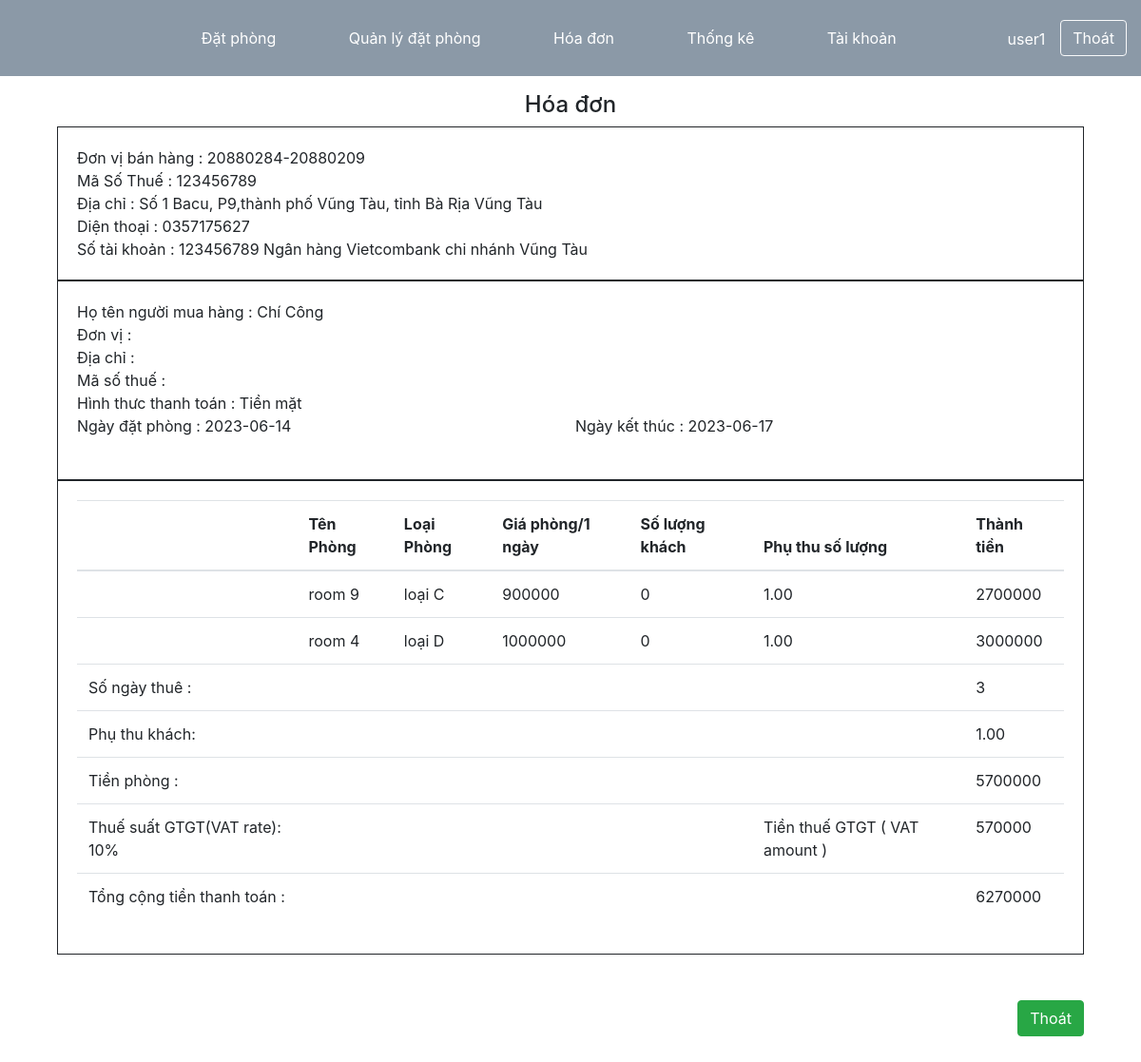
The page /nhanvien/index.php?action=chitiethoadon&id=hd-230619-191015 (signed in) on the database its author committed.
### tables this page shows
CREATE TABLE IF NOT EXISTS `hoadon` (
  `ID` varchar(50) NOT NULL,
  `datphongID` int NOT NULL,
  `loaithanhtoan` varchar(50) NOT NULL,
  `tongtienthanhtoan` decimal(10,0) NOT NULL,
  `tenkhachhang` varchar(50) NOT NULL,
  `tennguoithanhtoan` varchar(50) NOT NULL,
  `ngaydatphong` date NOT NULL,
  `ngayketthuc` date NOT NULL,
  `diachinguoithanhtoan` varchar(100) NOT NULL,
  `MST` varchar(50) NOT NULL,
  `stk` varchar(50) NOT NULL,
  `tongtiensauthue` decimal(10,0) NOT NULL,
  `VAT` double(10,2) NOT NULL,
  `VATthanhtoan` decimal(10,0) NOT NULL,
  `songaythue` int NOT NULL,
  `phuthuloaikhach` double(10,2) NOT NULL,
  `CMND` varchar(50) NOT NULL,
  PRIMARY KEY (`ID`)
);

CREATE TABLE IF NOT EXISTS `p_hd` (
  `ID` int NOT NULL AUTO_INCREMENT,
  `hoadonID` varchar(50) NOT NULL,
  `tenphong` varchar(50) NOT NULL,
  `loaiphong` varchar(50) NOT NULL,
  `giaphong` decimal(10,0) NOT NULL,
  `soluongkhach` int NOT NULL,
  `phuthusoluong` double(10,2) NOT NULL,
  `thanhtien` int NOT NULL,
  `songaythue` int NOT NULL,
  `phongID` int NOT NULL,
  PRIMARY KEY (`ID`)
);

### nhanvien/hoadon/XL_chitiethoadon.php (called while the page is built)
<?php
	$hd = new hoadonModel();
	$p_hd = new p_hdModel();
	if(isset($_GET['id']))
	{
		$hoadon = $hd->timkiemtheoID($_GET['id']);
		$dsphong = $p_hd->timkiemtheoID($_GET['id']);
	}
 ?>

### models/database.php (called while the page is built, shortened)
<?php
	class connect{
		public function get_data($sql)
		{
			$conn = mysqli_connect("localhost","root","","quanlykhachsan");
			$result = mysqli_query($conn,$sql);
			$arr = mysqli_fetch_all($result,MYSQLI_ASSOC);
			return $arr;
		}
	}
 ?>

### models/hoadonModel.php (called while the page is built, shortened)
<?php
	class hoadonModel extends connect
	{
		public function timkiemtheoID($id)
		{
			$sql = "select * from hoadon where ID = '$id';";
			$ds = $this->get_data($sql);
			foreach ($ds as $key => $value) {
				$this->loaithanhtoan = $value['loaithanhtoan'];
				$this->tongtienthanhtoan = $value['tongtienthanhtoan'];
				$this->tenkhachhang = $value['tenkhachhang'];
				$this->ngaydatphong = $value['ngaydatphong'];
				$this->ngayketthuc = $value["ngayketthuc"];
				$this->tongtiensauthue = $value['tongtiensauthue'];
				$this->VAT = $value['VAT'];
				$this->VATthanhtoan = $value['VATthanhtoan'];
				$this->songaythue = $value['songaythue'];
				$this->phuthuloaikhach = $value['phuthuloaikhach'];
			}
			return $this;
		}
	}
 ?>

### models/p_hdModel.php (called while the page is built, shortened)
<?php
	class p_hdModel extends connect
	{
		public function timkiemtheoID($id)
		{
			$sql = "select * from p_hd where hoadonID = '$id';";
			$ds = $this->get_data($sql);
			return $ds;
		}
	}
 ?>

### nhanvien/hoadon/load_chitiethoadon.php (the view)
<div class="text-center"><h4>Hóa đơn</h4></div>
<div style="width:90%;margin: 0 auto 200px auto;">
  <div style="border: solid 1px; padding:20px">
    <div>Đơn vị bán hàng : 20880284-20880209</div>
    <div>Mã Số Thuế : 123456789</div>
    <div>Địa chỉ : Số 1 Bacu, P9,thành phố Vũng Tàu, tỉnh Bà Rịa Vũng Tàu</div>
    <div>Diện thoại : 0357175627 </div>
    <div>Số tài khoản : 123456789 Ngân hàng Vietcombank chi nhánh Vũng Tàu</div>
  </div>
  <form method="post">
  <div style="border: solid 1px; padding:20px">
    <div>Họ tên người mua hàng : <?php echo $hoadon->tenkhachhang ?></div>
    <div>Đơn vị : <?php echo $hoadon->tennguoithanhtoan ?></div>
    <div>Địa chỉ : <?php echo $hoadon->diachinguoithanhtoan ?></div>
    <div>Mã số thuế : <?php echo $hoadon->MST ?> </div>
    <div class="row">
      <div class="col col-md-6">Hình thưc thanh toán : <?php echo $hoadon->loaithanhtoan ?></div>
    </div>
    <div class="form-row">
    <div class="col-md-6">
      <label for="inputEmail4">Ngày đặt phòng : <?php echo $hoadon->ngaydatphong ?></label>
    </div>
    <div class="form-group col-md-6">
      <label for="inputPassword4">Ngày kết thúc : <?php echo $hoadon->ngayketthuc ?></label>
    </div>
  </div>
  </div>
  <div style="border: solid 1px; padding:20px">
    <table class="table">
        <thead>
          <tr>
          <th></th>
          <th scope="col">Tên Phòng</th>
          <th scope="col">Loại Phòng</th>
          <th scope="col">Giá phòng/1 ngày</th>
          <th scope="col">Số lượng khách</th>
          <th scope="col">Phụ thu số lượng</th>
          <th scope="col">Thành tiền</th>
          </tr>
        </thead>
        <tbody>
          <?php foreach ($dsphong as $key => $value): ?>
            <tr>
            <td></td>
            <td><?php echo $value["tenphong"] ?></td>
            <td>
              <?php echo $value['loaiphong'] ?>
            </td>
            <td>
              <?php echo $value['giaphong'] ?>
            </td>
            <td>
              <?php echo $value['soluongkhach'] ?>
            </td>
            <td>
              <?php echo $value['phuthusoluong'] ?>
            </td>
            <td>
              <?php echo $value['thanhtien'] ?>
            </td>
          </tr>
          <?php endforeach ?>
          <tr>
            <td>Số ngày thuê :</td>
            <td></td>
            <td></td>
            <td></td>
            <td></td>
            <td></td>
            <td><?php echo $hoadon->songaythue ?></td>
          </tr>
          <tr>
            <td>Phụ thu khách:</td>
            <td></td>
            <td></td>
            <td></td>
            <td></td>
            <td></td>
            <td><?php echo $hoadon->phuthuloaikhach  ?></td>
          </tr>
           <tr>
            <td>Tiền phòng :</td>
            <td></td>
            <td></td>
            <td></td>
            <td></td>
            <td></td>
            <td><?php echo $hoadon->tongtienthanhtoan ?></td>
          </tr>
          <tr>
            <td>Thuế suất GTGT(VAT rate): <?php echo $hoadon->VAT*100 ?>%</td>
            <td></td>
            <td></td>
            <td></td>
            <td></td>
            <td>Tiền thuế GTGT ( VAT amount )</td>
            <td><?php echo $hoadon->VATthanhtoan  ?></td>
          </tr>
          <tr>
            <td>Tổng cộng tiền thanh toán :</td>
            <td></td>
            <td></td>
            <td></td>
            <td></td>
            <td></td>
            <td><?php echo $hoadon->tongtiensauthue ?></td>
          </tr>
        </tbody>
      </table>
  </div>
  <div class="mt-5 float-right">
    <button class="btn btn-success" formaction="index.php?action=hoadon">Thoát</button>
  </div>
</form>
</div>

### css/style.css (style rules this page uses)
* { margin: 0; padding: 0; box-sizing: border-box; list-style: none; text-decoration: none; }

### rows shown on the page
hoadon: tenkhachhang "Chí Công", loaithanhtoan "Tiền mặt", ngaydatphong "2023-06-14", ngayketthuc "2023-06-17", songaythue "3", phuthuloaikhach "1.00", tongtienthanhtoan "5700000", $hoadon->VAT*100 "10", VATthanhtoan "570000", tongtiensauthue "6270000"
p_hd: tenphong "room 9", loaiphong "loại C", giaphong "900000", soluongkhach "0", phuthusoluong "1.00", thanhtien "2700000"
p_hd: tenphong "room 4", loaiphong "loại D", giaphong "1000000", soluongkhach "0", phuthusoluong "1.00", thanhtien "3000000"

### other values the page prints
$_SESSION['user'] "user1"
